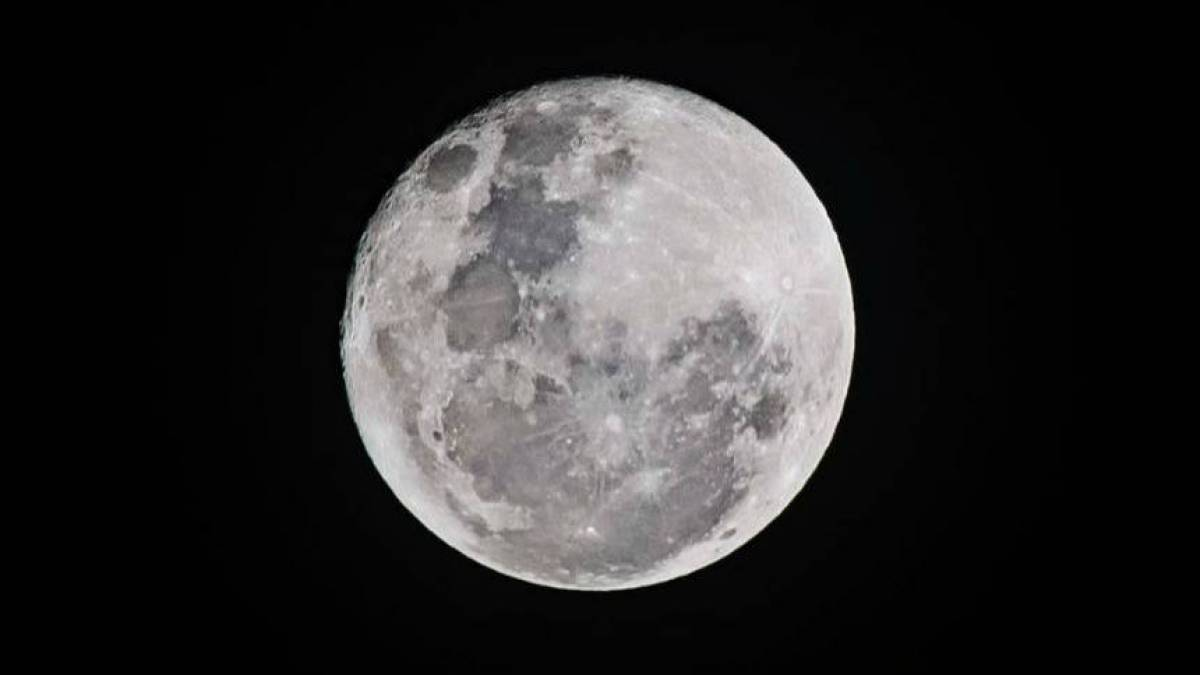
#> input picture fig.jpg, 1200 x 675 px
$ python processamentodeimagemaula5.py
#> lines starting #> are read from the running program, lines starting #| are printed output that depends on the picture
# -*- coding: utf-8 -*-
"""ProcessamentodeImagemAula5.ipynb

Automatically generated by Colaboratory.

Original file is located at
    https://colab.research.google.com/drive/1uJ0aF-EzbFwUYnakXh0ci4OLEpVetZND
"""

import numpy as np
import matplotlib.pyplot as plt
import cv2
from PIL import Image, ImageFilter

img = cv2.imread('fig.jpg', cv2.IMREAD_GRAYSCALE)
#> img: shape (675, 1200); min 0, max 251, mean 43.4

#função de convolução
def convolucao (borda, img, filtro):
#> called with borda = 1, filtro = array of shape (3, 3)
    altura, largura = img.shape
#> altura = 675; largura = 1200
    imagem = np.zeros((altura,largura))

    for x in range(borda, altura - borda):
      for y in range(borda, largura - borda):
        janela= img[x-borda:x+borda+1,y-borda:y+borda+1]
        imagem[x,y] = np.sum(filtro * janela)
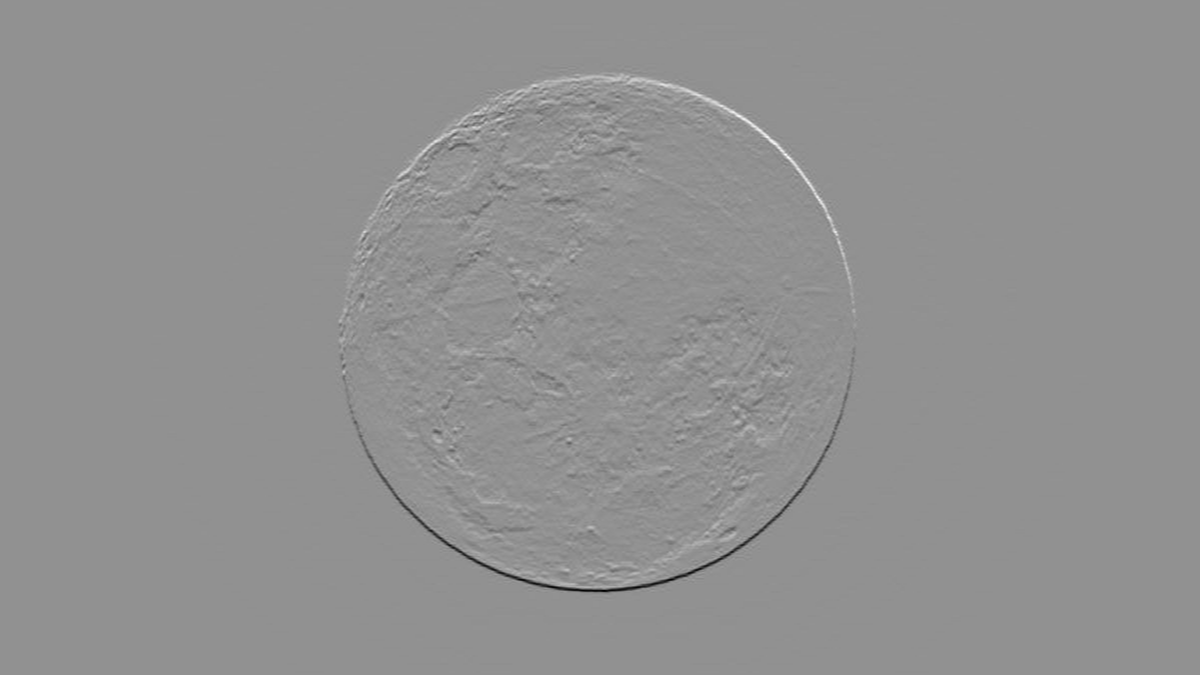
#> imagem: shape (675, 1200) float64; min -646, max 489, mean 0; drawn with min black and max white

    return imagem

#Filtro gaussiano
def filtro_gaussiano (img, n):
    borda = (n-1)//2
    filtro = np.array([[1,2,1],[2,4,2],[1,2,1]]) / 16

    return convolucao(borda, img, filtro)


#Filtro da média
def filtro_media (img, n):
    borda = (n-1)//2
    filtro = np.ones((n,n))/n**2

    return convolucao(borda, img, filtro)


#filtro passa-alta / laplaciana
def filtro_laplaciano (img, n):
    borda = (n-1)//2
    filtro = np.array([[0,1,0],[1,-4,1],[0,1,0]])

    return convolucao(borda, img, filtro)

#filtro sobel dy
def filtro_sobel_dy (img, n):
    borda = (n-1)//2
    filtro = np.array([[-1,0,1],[-2,0,2],[-1,0,1]])

    return convolucao(borda, img, filtro)

#filtro sobel dx
def filtro_sobel_dx (img, n):
    borda = (n-1)//2
    filtro = np.array([[-1,-2,-1],[0,0,0],[1,2,1]])

    return convolucao(borda, img, filtro)

#magnitude da imagem dada pelo dx e dy, obtendo as bordas
def magnitude (img, n):
    dx = filtro_sobel_dx(img, n)
    dy = filtro_sobel_dy(img, n)
    magnitude = np.sqrt(dx**2 + dy**2)
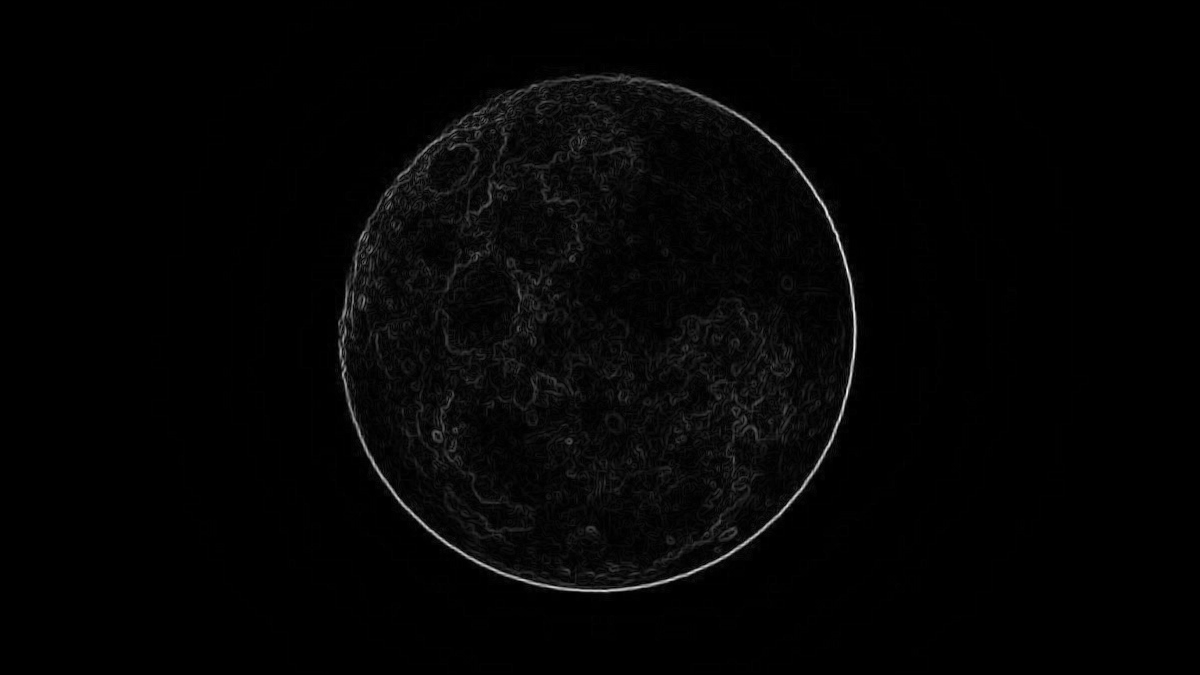
#> magnitude: shape (675, 1200) float64; min 0, max 765.3, mean 12.4; drawn with min black and max white
    return magnitude

#magnitune + imagem, destacando as bordas
def magnitude_mais_img (img, n):
    return img+magnitude(img, n)
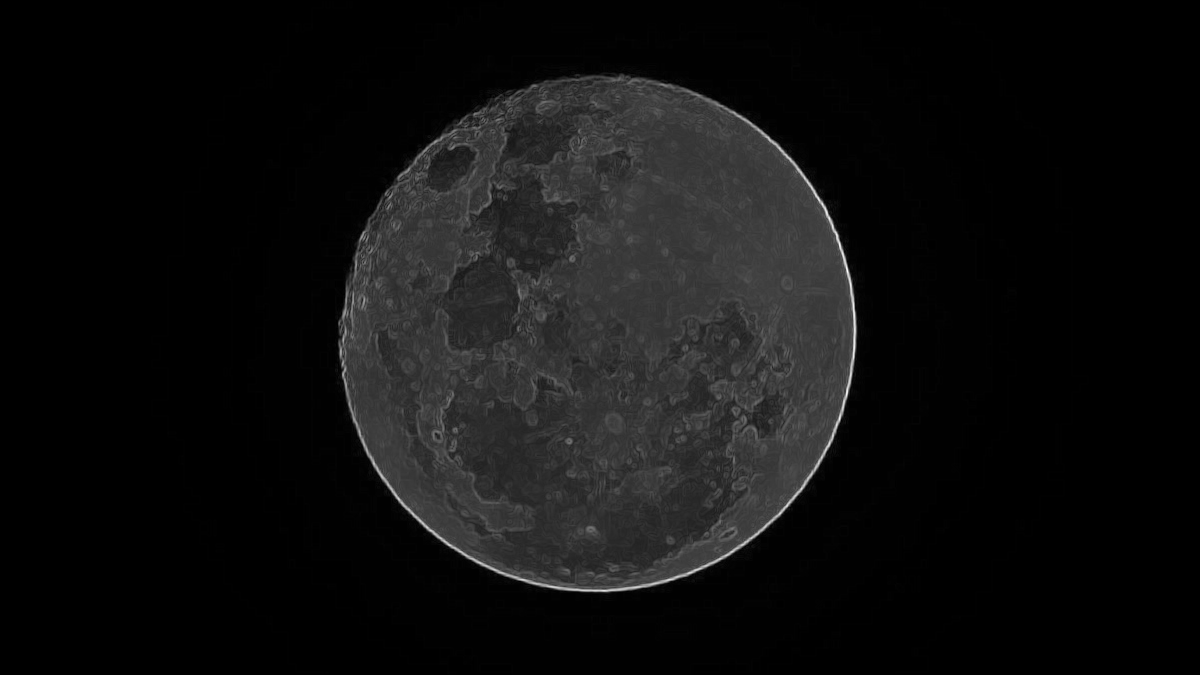
#> returned value: shape (675, 1200) float64; min 0, max 892.9, mean 55.8; drawn with min black and max white

def show_img(img, fig, plot_index):
    fig.add_subplot(*plot_index)
    plt.imshow(img, cmap= 'gray', vmax=255, vmin=0)

fig = plt.figure()
show_img(img, fig, (1,3,1))
show_img(magnitude_mais_img(img, 3), fig, (1,3,2))
show_img(filtro_gaussiano(img, 3), fig, (1,3,3))
plt.show()
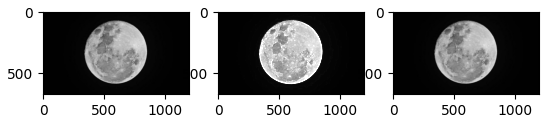
#> figure drawn by matplotlib, 3 panels
